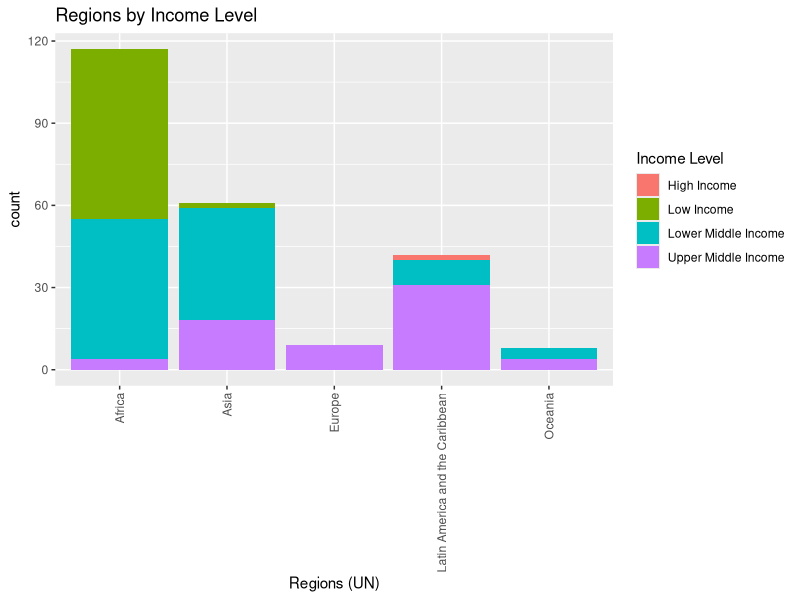

Recreate this plot in R.
## ---- chunk 1
library (tidyverse)
UNICEF_Food <- read.csv("data/UNICEF_Expanded_Global_Databases_FINAL.csv")
slice_head (UNICEF_Food)
## ---- chunk 2
UNICEF_Food |>
  group_by(WB_Latest) |>
  summarise(mean_male = mean(male_r, na.rm = T), 
            mean_female = mean(female_r, na.rm = T))
## ---- chunk 3
UNICEF_Food |>
  filter(WB_Latest == "Low Income") |>
  summarise(mean_urban = mean(urban_r, na.rm = T), 
            mean_rural = mean(rural_r, na.rm = T))
## ---- chunk 4
UNICEF_Food |>
  filter(WB_Latest == "Low Income") |>
  summarise(mean_6to11 = mean(month_6_11_r),
            mean_12to15 = mean(month_12_15_r), 
            mean_16to19 = mean(month_16_19_r))
## ---- chunk 5
UNICEF_Food |>
  filter(WB_Latest == "High Income") |>
  summarise(mean_6to11 = mean(month_6_11_r, na.rm = T),
            mean_12to15 = mean(month_12_15_r, na.rm = T), 
            mean_16to19 = mean(month_16_19_r, na.rm = T))
## ---- chunk 6
UNICEF_Food |>
  filter (WB_Latest !="") |>
  ggplot(aes(x = UNRegion, fill = WB_Latest, na.rm = T)) + 
  geom_bar() + 
  theme(axis.text.x = element_text(angle = 90, vjust = 0.5, hjust = 1)) +
  labs(x = "Regions (UN)",
       Y = "People Surveyed",
       fill = "Income Level",
       title = "Regions by Income Level")
